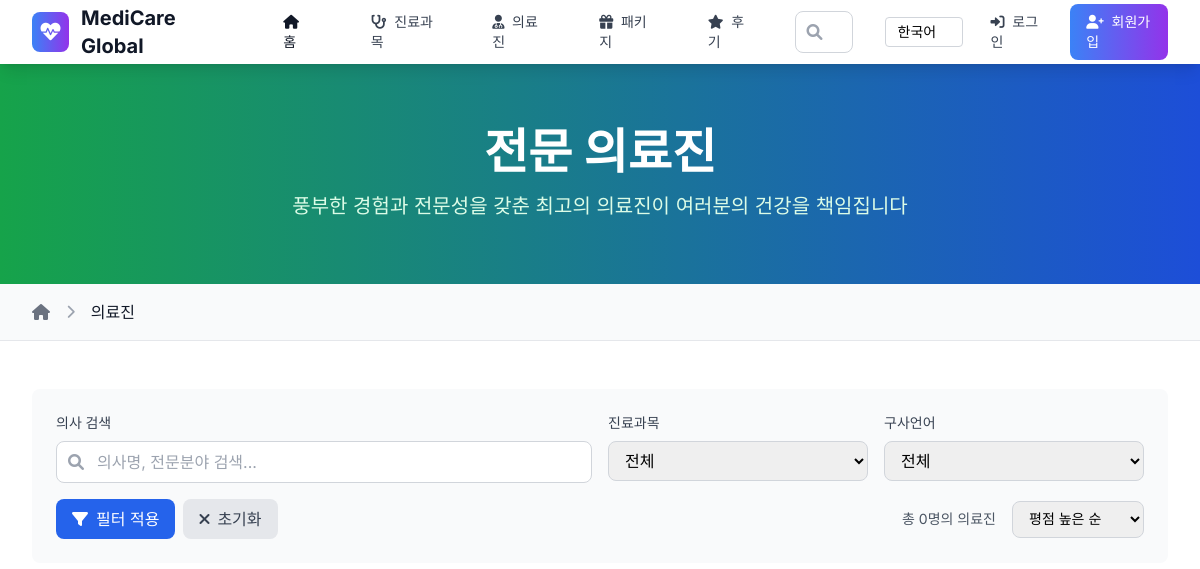
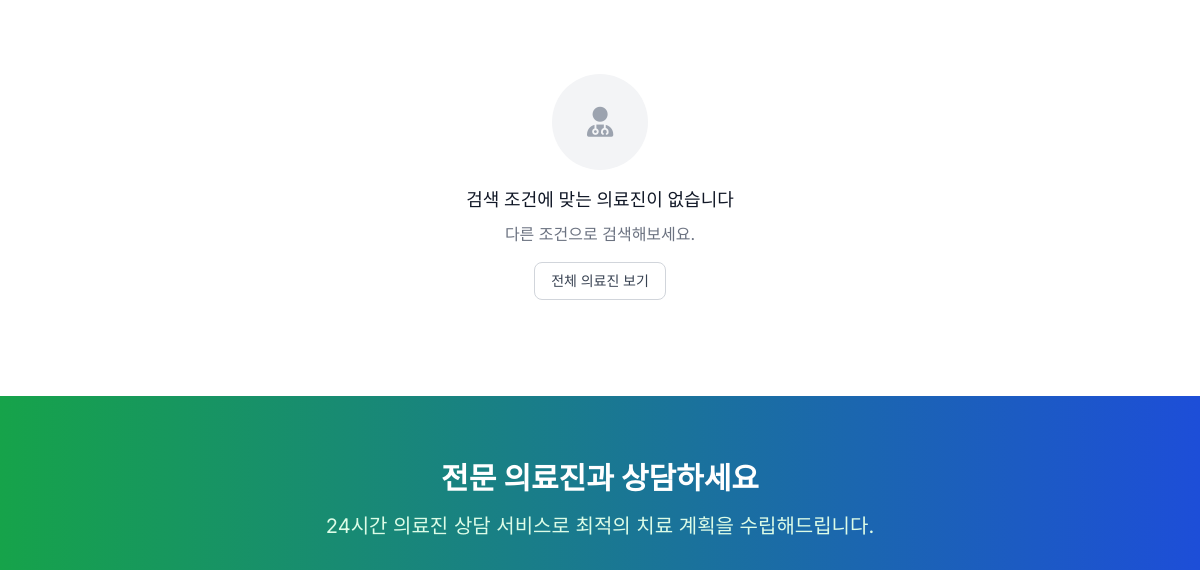
/doctors/ (upper part), run on an earlier commit of the app's database (2 pictures, top to bottom).
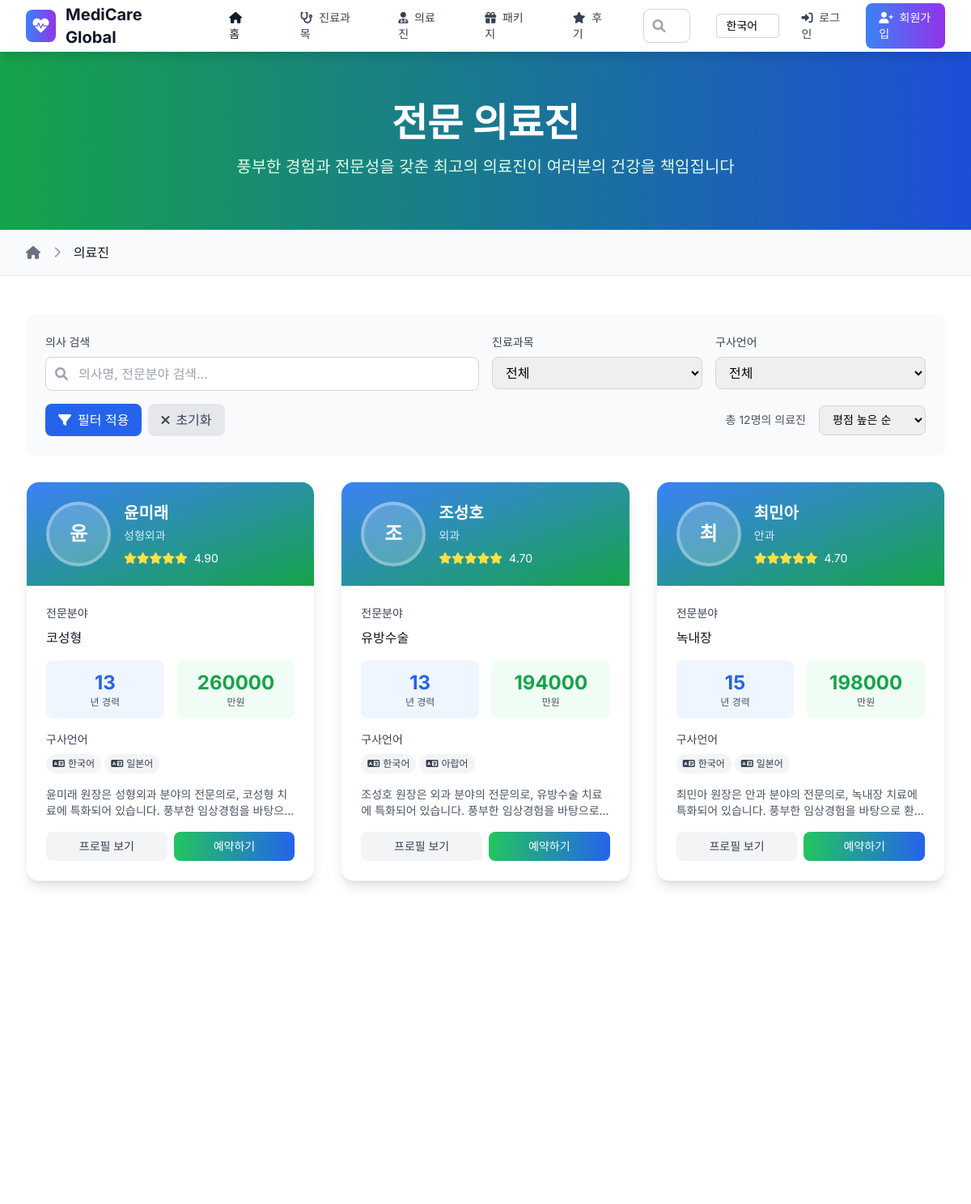
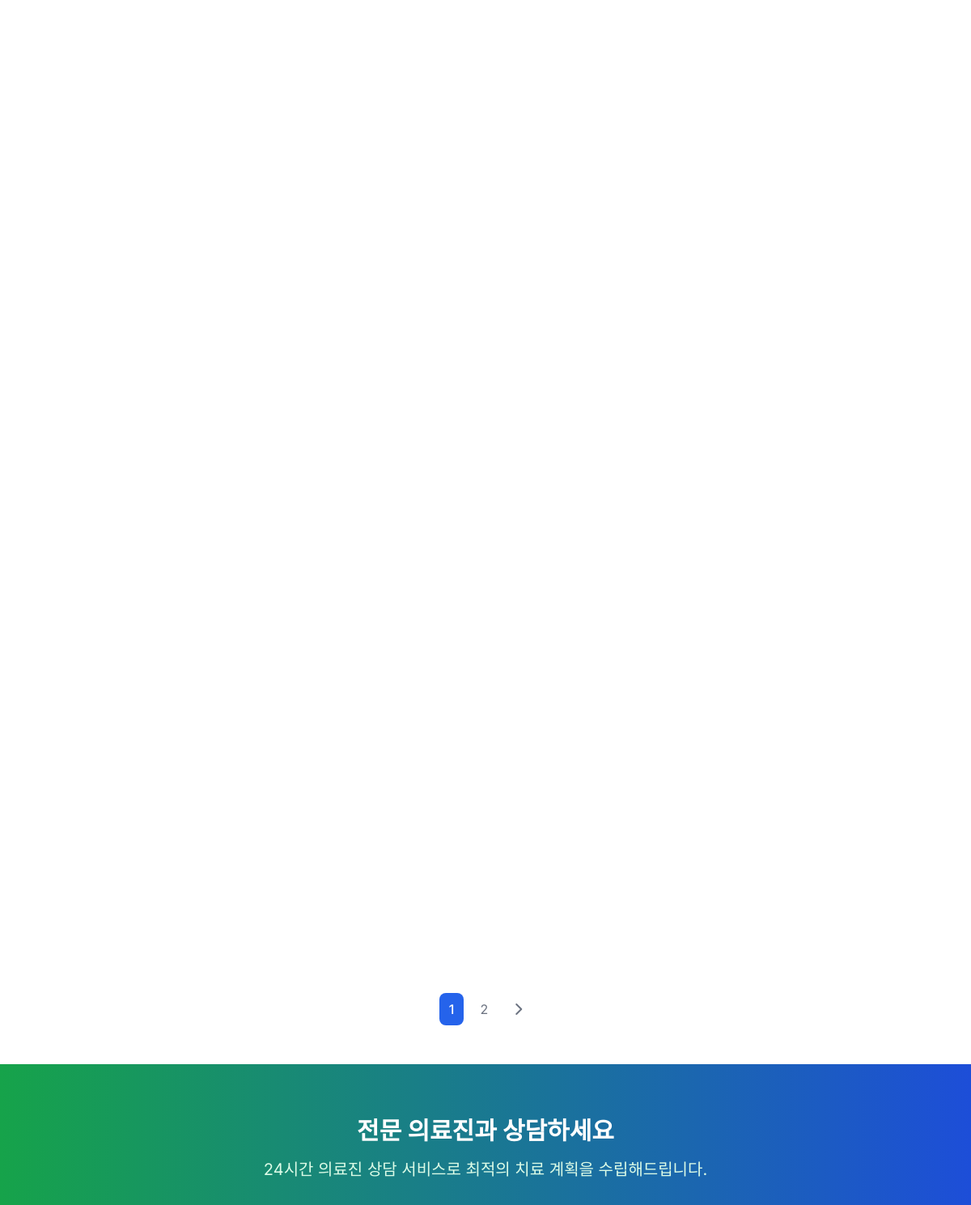
And on a later commit of the database (2 pictures, top to bottom).
### medical/models.py (models this page shows, shortened)
class Doctor(models.Model):
    name = models.CharField(max_length=100, verbose_name="의사명")
    department = models.ForeignKey(MedicalDepartment, on_delete=models.CASCADE, related_name='doctors')
    specialization = models.CharField(max_length=200, verbose_name="전문분야")
    experience_years = models.PositiveIntegerField(verbose_name="경력(년)")
    languages = models.CharField(max_length=100, verbose_name="구사언어")
    profile_image = models.ImageField(upload_to='doctors/', blank=True, null=True)
    bio = models.TextField(blank=True, verbose_name="프로필")
    consultation_fee = models.DecimalField(max_digits=10, decimal_places=2, verbose_name="진료비")
    is_available = models.BooleanField(default=True, verbose_name="진료가능")
    rating = models.DecimalField(max_digits=3, decimal_places=2, default=0.00, verbose_name="평점")
    created_at = models.DateTimeField(auto_now_add=True)
    class Meta:
        verbose_name = "의사"
        verbose_name_plural = "의사들"

class MedicalDepartment(models.Model):
    name_ko = models.CharField(max_length=100, verbose_name="진료과목명(한국어)")
    name_en = models.CharField(max_length=100, verbose_name="진료과목명(영어)")
    name_zh = models.CharField(max_length=100, blank=True, verbose_name="진료과목명(중국어)")
    name_ja = models.CharField(max_length=100, blank=True, verbose_name="진료과목명(일본어)")
    name_ru = models.CharField(max_length=100, blank=True, verbose_name="진료과목명(러시아어)")
    name_ar = models.CharField(max_length=100, blank=True, verbose_name="진료과목명(아랍어)")
    description = models.TextField(blank=True, verbose_name="설명")
    icon = models.CharField(max_length=50, default='fas fa-stethoscope', verbose_name="아이콘")
    is_popular = models.BooleanField(default=False, verbose_name="인기진료과목")
    created_at = models.DateTimeField(auto_now_add=True)
    class Meta:
        verbose_name = "진료과목"
        verbose_name_plural = "진료과목들"

### medical/views.py (the view)
# urls.py: path('doctors/', DoctorListView.as_view(), name='doctor_list'),
class DoctorListView(ListView):
    model = Doctor
    template_name = 'medical_tourism/doctor_list.html'
    context_object_name = 'doctors'
    paginate_by = 12
    def get_queryset(self):
        queryset = Doctor.objects.filter(is_available=True).select_related('department')
        department_id = self.request.GET.get('department')
        if department_id:
            queryset = queryset.filter(department_id=department_id)
        language = self.request.GET.get('language')
        if language:
            queryset = queryset.filter(languages__icontains=language)
        sort_by = self.request.GET.get('sort', '-rating')
        queryset = queryset.order_by(sort_by)
        return queryset
    def get_context_data(self, **kwargs):
        context = super().get_context_data(**kwargs)
        context['departments'] = MedicalDepartment.objects.all()
        return context

### medical/templatetags/custom_filters.py (called while the page is built)
@register.filter
def split(value, arg):
    return value.split(arg)

### templates/medical_tourism/doctor_list.html (shortened to what the changed rows need)
{% extends 'base.html' %}
{% load custom_filters %}
{% block content %}
<section class="bg-gradient-to-r from-green-600 to-blue-700 py-16">
    <div class="max-w-7xl mx-auto px-4 sm:px-6 lg:px-8">
        <div class="text-center text-white">
            <h1 class="text-4xl md:text-5xl font-bold mb-4">전문 의료진</h1>
        </div>
    </div>
</section>
<section class="py-12 bg-white">
    <div class="max-w-7xl mx-auto px-4 sm:px-6 lg:px-8">
        <div class="mb-8 bg-gray-50 rounded-lg p-6">
            <form method="GET" class="space-y-4">
                <div class="flex flex-col sm:flex-row sm:items-center sm:justify-between gap-4">
                    <div class="flex items-center space-x-4">
                        <span class="text-sm text-gray-600">총 {{ doctors|length }}명의 의료진</span>
                        <select name="sort" onchange="this.form.submit()"
                                class="border border-gray-300 rounded-lg px-3 py-2 text-sm focus:ring-2 focus:ring-blue-500">
                            <option value="-rating" {% if request.GET.sort == '-rating' %}selected{% endif %}>평점 높은 순</option>
                        </select>
                    </div>
                </div>
            </form>
        </div>
        <div class="grid grid-cols-1 md:grid-cols-2 lg:grid-cols-3 gap-8">
            {% for doctor in doctors %}
                <div class="bg-white rounded-2xl shadow-lg border border-gray-100 overflow-hidden card-hover">
                    <div class="relative bg-gradient-to-br from-blue-500 to-green-600 p-6 text-white">
                        <div class="flex items-center">
                            {% if doctor.profile_image %}
                                <img src="{{ doctor.profile_image.url }}" alt="{{ doctor.name }}"
                                     class="w-20 h-20 rounded-full object-cover border-4 border-white/30 mr-4">
                            {% else %}
                                <div class="w-20 h-20 bg-white/20 rounded-full flex items-center justify-center border-4 border-white/30 mr-4">
                                    <span class="text-2xl font-bold">{{ doctor.name|first }}</span>
                                </div>
                            {% endif %}
                            <div class="flex-1">
                                <h3 class="text-xl font-bold mb-1">{{ doctor.name }}</h3>
                                <p class="text-blue-100 text-sm">{{ doctor.department.name_ko }}</p>
                                <div class="flex items-center mt-2">
                                    <div class="flex text-yellow-300">
                                        {% for i in "12345" %}
                                            {% if doctor.rating|floatformat:0|add:0 >= forloop.counter %}
                                                <i class="fas fa-star text-sm"></i>
                                            {% else %}
                                                <i class="far fa-star text-sm"></i>
                                            {% endif %}
                                        {% endfor %}
                                    </div>
                                    <span class="text-white text-sm ml-2">{{ doctor.rating }}</span>
                                </div>
                            </div>
                        </div>
                    </div>
                    <div class="p-6">
                        <div class="mb-4">
                            <h4 class="text-sm font-medium text-gray-700 mb-2">전문분야</h4>
                            <p class="text-gray-900">{{ doctor.specialization }}</p>
                        </div>
                        <div class="grid grid-cols-2 gap-4 mb-4">
                            <div class="text-center bg-blue-50 rounded-lg p-3">
                                <div class="text-2xl font-bold text-blue-600">{{ doctor.experience_years }}</div>
                                <div class="text-xs text-gray-600">년 경력</div>
                            </div>
                            <div class="text-center bg-green-50 rounded-lg p-3">
                                <div class="text-2xl font-bold text-green-600">{{ doctor.consultation_fee|floatformat:0 }}</div>
                                <div class="text-xs text-gray-600">만원</div>
                            </div>
                        </div>
                        <div class="mb-4">
                            <h4 class="text-sm font-medium text-gray-700 mb-2">구사언어</h4>
                            <div class="flex flex-wrap gap-1">
                                {% for lang in doctor.languages|split:"," %}
                                    <span class="inline-flex items-center px-2 py-1 rounded-full text-xs bg-gray-100 text-gray-700">
                                        <i class="fas fa-language mr-1"></i>{{ lang }}
                                    </span>
                                {% endfor %}
                            </div>
                        </div>
                        {% if doctor.bio %}
                        <div class="mb-4">
                            <p class="text-gray-600 text-sm line-clamp-2">{{ doctor.bio|truncatewords:20 }}</p>
                        </div>
                        {% endif %}
                        <div class="flex gap-2">
                            <a href="{% url 'medical_tourism:doctor_detail' doctor.pk %}"
                               class="flex-1 bg-gray-100 text-gray-700 py-2 px-3 rounded-lg text-center text-sm font-medium hover:bg-gray-200 transition-colors">
                                프로필 보기
                            </a>
                            {% if doctor.is_available %}
                                <a href="{% url 'medical_tourism:appointment_create_doctor' doctor.pk %}"
                                   class="flex-1 bg-gradient-to-r from-green-500 to-blue-600 text-white py-2 px-3 rounded-lg text-center text-sm font-medium hover:from-green-600 hover:to-blue-700 transition-all">
                                    예약하기
                                </a>
                            {% else %}
                                <button disabled
                                        class="flex-1 bg-gray-300 text-gray-500 py-2 px-3 rounded-lg text-center text-sm font-medium cursor-not-allowed">
                                    예약 불가
                                </button>
                            {% endif %}
                        </div>
                    </div>
                </div>
            {% empty %}
                <div class="col-span-full text-center py-12">
                    <div class="w-24 h-24 bg-gray-100 rounded-full flex items-center justify-center mx-auto mb-4">
                        <i class="fas fa-user-md text-gray-400 text-3xl"></i>
                    </div>
                    <h3 class="text-lg font-medium text-gray-900 mb-2">검색 조건에 맞는 의료진이 없습니다</h3>
                    <p class="text-gray-500 mb-4">다른 조건으로 검색해보세요.</p>
                    <a href="{% url 'medical_tourism:doctor_list' %}"
                       class="inline-flex items-center px-4 py-2 border border-gray-300 rounded-lg text-sm font-medium text-gray-700 bg-white hover:bg-gray-50">
                        전체 의료진 보기
                    </a>
                </div>
            {% endfor %}
        </div>
        {% if is_paginated %}
        <div class="mt-12 flex justify-center">
            <nav class="flex items-center space-x-2">
                {% for num in page_obj.paginator.page_range %}
                    {% if page_obj.number == num %}
                        <span class="px-3 py-2 bg-blue-600 text-white rounded-lg font-medium">{{ num }}</span>
                    {% elif num > page_obj.number|add:'-3' and num < page_obj.number|add:'3' %}
                        <a href="?page={{ num }}"
                           class="px-3 py-2 text-gray-500 hover:text-gray-700 hover:bg-gray-100 rounded-lg transition-colors">
                            {{ num }}
                        </a>
                    {% endif %}
                {% endfor %}
                {% if page_obj.has_next %}
                    <a href="?page={{ page_obj.next_page_number }}"
                       class="px-3 py-2 text-gray-500 hover:text-gray-700 hover:bg-gray-100 rounded-lg transition-colors">
                        <i class="fas fa-chevron-right"></i>
                    </a>
                {% endif %}
            </nav>
        </div>
        {% endif %}
    </div>
</section>
<section class="bg-gradient-to-r from-green-600 to-blue-700 py-16">
    <div class="max-w-4xl mx-auto px-4 sm:px-6 lg:px-8 text-center">
        <h2 class="text-3xl font-bold text-white mb-4">
            전문 의료진과 상담하세요
        </h2>
    </div>
</section>
{% endblock %}

What changed in the data, as far as the page shows it:
added Doctor: name|first "윤", name "윤미래", department.name_ko "성형외과", rating "4.90", specialization "코성형", experience_years "13", consultation_fee "260000", languages "한국어, 일본어" (drawn), languages "한국어" "일본어", bio "윤미래 원장은 성형외과 분야의 전문의로, 코성형 치료에 특화되어 있습니다. 풍부한 임상경험을…", is_available "예약하기"
added Doctor: name|first "조", name "조성호", department.name_ko "외과", rating "4.70", specialization "유방수술", experience_years "13", consultation_fee "194000", languages "한국어, 아랍어" (drawn), languages "한국어" "아랍어", bio "조성호 원장은 외과 분야의 전문의로, 유방수술 치료에 특화되어 있습니다. 풍부한 임상경험을…", is_available "예약하기"
added Doctor: name|first "최", name "최민아", department.name_ko "안과", rating "4.70", specialization "녹내장", experience_years "15", consultation_fee "198000", languages "한국어, 일본어" (drawn), languages "한국어" "일본어", bio "최민아 원장은 안과 분야의 전문의로, 녹내장 치료에 특화되어 있습니다. 풍부한 임상경험을 바탕으로…", is_available "예약하기"
Also different on the page:
{{ doctors|length }}: "0" → "12"
new list line: "1"
new list line: "2"
text no longer shown: "검색 조건에 맞는 의료진이 없습니다 다른 조건으로 검색해보세요. 전체 의료진 보기"
